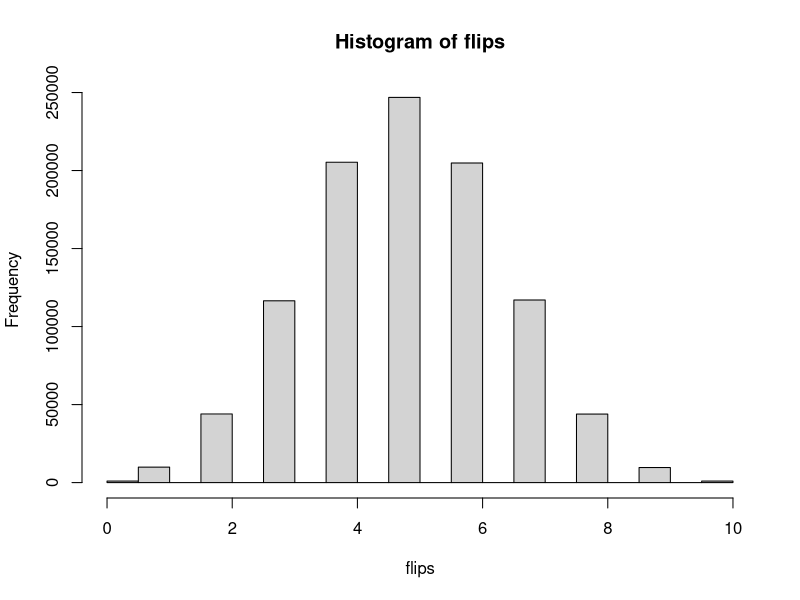
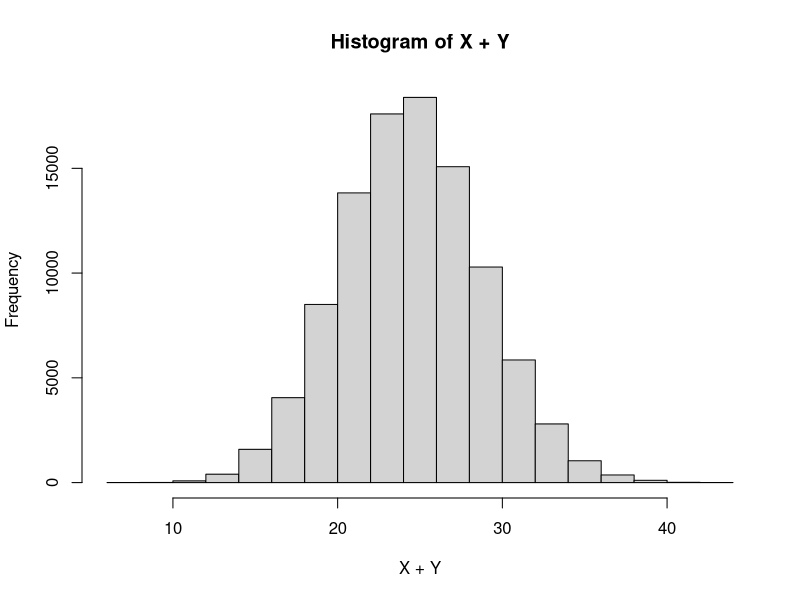
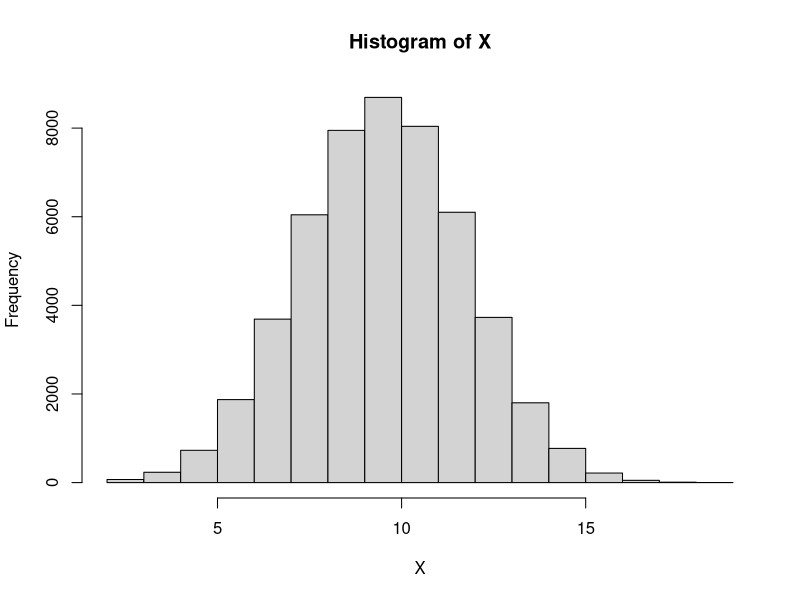
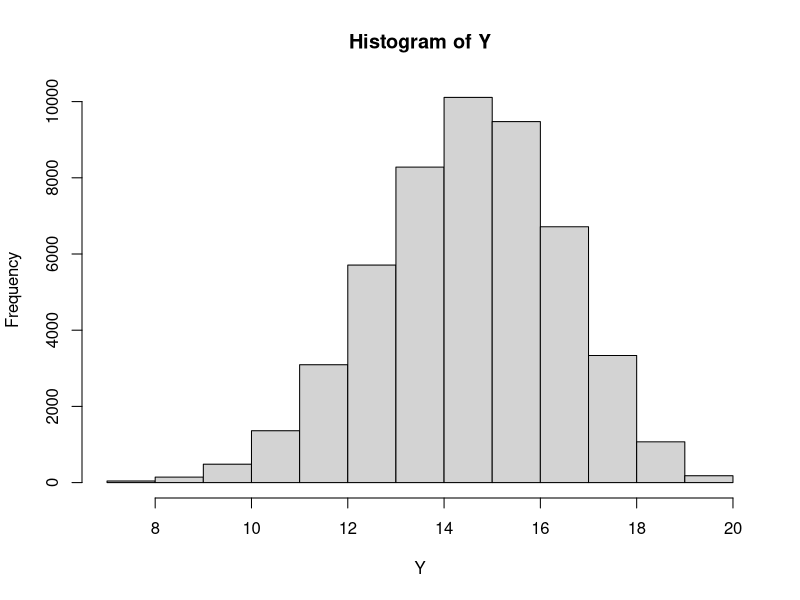
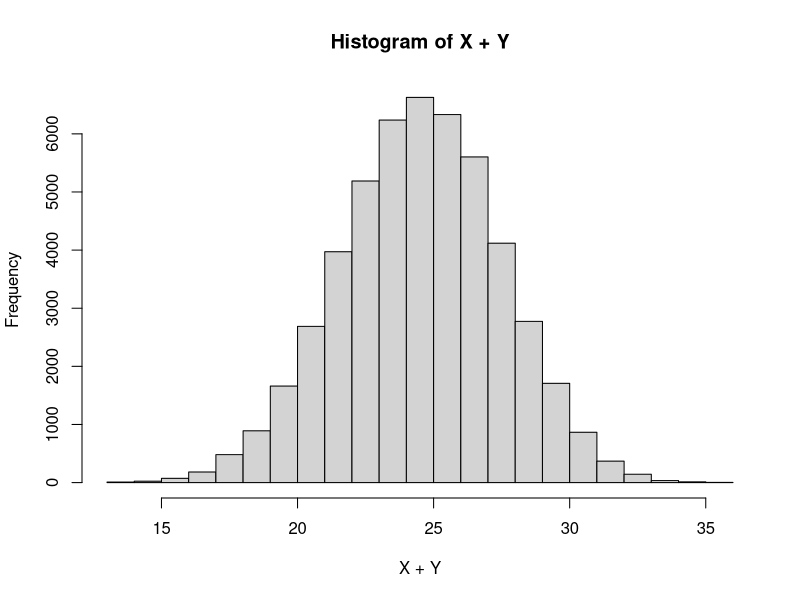

Here is the R script that generated these plots, in order: (Note: this script raises an error after producing the figures.)
## ---- chunk 1
rbinom(10, 1, 0.3)

## ---- chunk 2
rbinom(100,10,0.3)
## ---- chunk 3
flips <- rbinom(1000000, 10, 0.5)
hist(flips)
pr_5 <- mean(flips == 5)
## ---- chunk 4
pr_5 <- dbinom(5,10, 0.5) # condition is 5, 10 draws, 0.5 prob of success
pr_5
pr_6 <-dbinom(6,10,0.5)
pr_6
pr_10 <- dbinom (10, 10, 0.5)
pr_10
## ---- chunk 5
flips <- rbinom(1000000, 10, 0.5)
cumulative <- mean (flips <= 4)
cumulative

cumulative <- pbinom (4, 10, 0.5)
cumulative
## ---- chunk 6
# X ~ Binomial (10, 0.3)
# Pr (X = 2)

# With dbinom
P <- dbinom (2, 10, 0.3)
P

# Confirmation
flips <- rbinom (100000, 10, 0.3)
P <- mean (flips  == 2)
P

## ---- chunk 7
p <- 1-pbinom (4, 10, 0.3)
p

flips <- rbinom (10000, 10, 0.3)
p <- mean(flips >= 5)
p
## ---- chunk 8
# Calcualte the expected value using the exact formula
# X ~ Binom (25, 0.3)
# E[X] = 25 * (0.3)
# Var (X) = 25 * 0.3 * 0.7

e <- 25*0.3
e

#Confirm with a simulation using R binom
e <- mean(rbinom(10000, 25, .3))
e

# Calculate the variance using the exact formula
v <- 25 * 0.3 * 0.7
v

# Confirm with a simulation using rbinom
flips <- rbinom(10000, 25, 0.3)
v <- var(flips)
v
## ---- chunk 9
A <- rbinom(10000, 1, 0.5)
B <- rbinom(10000, 1, 0.5)

mean(A & B)
## ---- chunk 10
A <- rbinom (10000, 1, 0.1)
B <- rbinom (10000, 1, 0.7)

mean(A & B)
## ---- chunk 11
# Simulate 100,000 flips of a coin with a 40% chance of heads
A <- rbinom(10000, 1, 0.2) 

# Simulate 100,000 flips of a coin with a 20% chance of heads
B <- rbinom (10000, 1, 0.4)

# Estimate the probability both A and B are heads
mean(A & B)
## ---- chunk 12
# Theoretically
P <- 0.2*0.4*0.7
P

C <- rbinom(100000, 1, 0.7)
mean (A & B & C)
## ---- chunk 13

# Theoretically,
# P(A | B) = 0.5 + 0.5 - 0.5 * 0.5 = 7.5%

A <- rbinom(100000, 1, 0.5)
B <- rbinom(100000, 1, 0.5)
mean (A | B)
## ---- chunk 14
# Theoretically
# P(A | B) = 0.2 + 0.4 - 0.2 * 0.4 = 0.6 - 0.08 = 0.52

A <- rbinom (100000, 1, 0.2)
B <- rbinom (100000, 1, 0.4)
mean(A | B)
## ---- chunk 15
A <- rbinom(100000, 1, 0.6)
B <- rbinom(100000, 1, 0.1)
mean(A|B)
## ---- chunk 16
X <- rbinom (100000, 10, 0.6)
Y <- rbinom (100000, 10, 0.7)

X_mean = mean(X <= 4)
X_mean
Y_mean = mean(Y <= 4)
Y_mean

P <- X_mean + Y_mean - X_mean * Y_mean
P

P <- mean (X <= 4 | Y <= 4)
P
## ---- chunk 17
# Theoretically
# E[k*X] = constant * sample_size * probability of success
p <- 3 * 50 * 0.4
p

# Programmatically
X <- rbinom (100000, 50, 0.4)
mean(X* 3) 

## ---- chunk 18
X <- rbinom(100000, 20, 0.1)
pX<- mean(X)
p5X <- mean(X) * 5
pX
p5X

vX <- 20 * 0.1 * 0.9
v5X <- 20 * 0.1 * 0.9 * 5**2
vX
v5X

var(X)
var(X * 5)

## ---- chunk 19
X <- rbinom (100000, 10, 0.5)
Y <- rbinom (100000, 100, 0.2)

EX <- mean(X)
EX

EY <- mean(Y)
EY

Z <- X + Y
EZ <- mean(X + Y)
EZ

VX <- 10 * 0.5 * 0.5
VX

VY <- 100 * 0.2 * 0.8
VY

VZ <- VY + VX
VZ

var(X + Y)
var

hist (X + Y)


## ---- chunk 20
# Theortically 
# E[X] = 20 * 0.3 = 6
# E[Y] = 40 * 0.1 = 4
# Z[Y] = 6 + 4 = 10

X <- rbinom(100000, 20, 0.3)
Y <- rbinom(100000, 40, 0.1)
Z <- mean(X) + mean (Y)
Z

## ---- chunk 21
# Theoretically
# E[X] = 20 * 0.3 = 6
# E[Y] = 40 * 0.1 = 4
# V[X] = 20 * 0.3 * 0.7 = 4.2
# V[Y] = 40 * 0.1 * 0.9 = 3.6
# E[Z] = E[X] + E[Y] = 6 + 4 = 10
# V[Z] = V[X] + V[Y] = 4.2 + 3.6 = 7.8
# V[3X] = 3**2 * V[X] = 37.8
# V[3Z] = V[3X] + V[Y] = 37.8 + 3.6 = 41.4

X <- rbinom (100000, 20,0.3)
Y <- rbinom (100000, 40, 0.1)
Z <- mean(X) + mean(Y)
Z

V <- var(X) + var(Y)
V

V3 <- var(3*X) + var(Y)
V3
## ---- chunk 22
# Flip the coin 20 times and if the mean probability is not 50% + 1 SD == loaded

# 16 heads
P <- 16/20
P
## ---- chunk 23
X <- rbinom(50000,20, 0.5)
hist (X)

Y <- rbinom(50000,20, 0.75)
hist(Y)

hist(X + Y)

# Run the simulation the 50,0000 times and see how many tosses resulted in 
# 14 successes

X_14 <- length(X[X == 14])
X_14
probX_14 <- num_14/50000
probX_14

Y_14 <- length(Y[Y == 14])
Y_14
probY_14 <- Y_14/50000
probY_14

Z_14 <- X_14 + Y_14
Z_14
pZ_14 <- Z_14/50000
pZ_14

p <- Y_14/(X_14 + Y_14)
p
## ---- chunk 24
f <- rbinom(50000, 20, 0.5)
b <- rbinom(50000, 20, 0.75)
f11 <- length(f[f == 11])
b11 <- length(b[b == 11])
p <- f11/(f11 + b11)
p
## ---- chunk 25
f <- rbinom(50000, 20, 0.5)
b <- rbinom(50000, 20, 0.75)

f16 <- length(f[f == 16])
b16 <- length(b[b == 16])
p <- f16/(f16 + b16)
p
## ---- chunk 26
f <- rbinom (90000, 20, 0.5)
b <- rbinom(10000, 20, 0.75)
f14 <- length(f[f == 14])
b14 <- length(b[b == 14])
f14
b14

fraction_biased = b14/(f14 + b14)
fraction_biased


## ---- chunk 27
# Simulate 8000 cases of flipping a fair coin, and 2000 of a biased coin
fair_flips <-rbinom(8000,20,0.5)
biased_flips <-rbinom(2000, 20, 0.75)

# Find the number of cases from each coin that resulted in 14/20
fair_14 <- sum(fair_flips == 14)
biased_14 <-sum(biased_flips == 14)

# Use these to estimate the posterior probability
fair_14/(fair_14 + biased_14)
## ---- chunk 28
# Simulate 80,000 draws from fair coin, 10,000 from each of high and low coins
flips_fair <- rbinom(80000, 20, 0.5)
flips_high <- rbinom(10000, 20, .75)
flips_low <- rbinom(10000, 20, .25)

# Compute the number of coins that resulted in 14 heads from each of these piles
fair_14 <- sum (flips_fair == 14)
high_14 <- sum(flips_high == 14)
low_14 <- sum(flips_low == 14)

# Compute the posterior probability that the coin was fair
fair_14/(fair_14 + high_14 + low_14)
